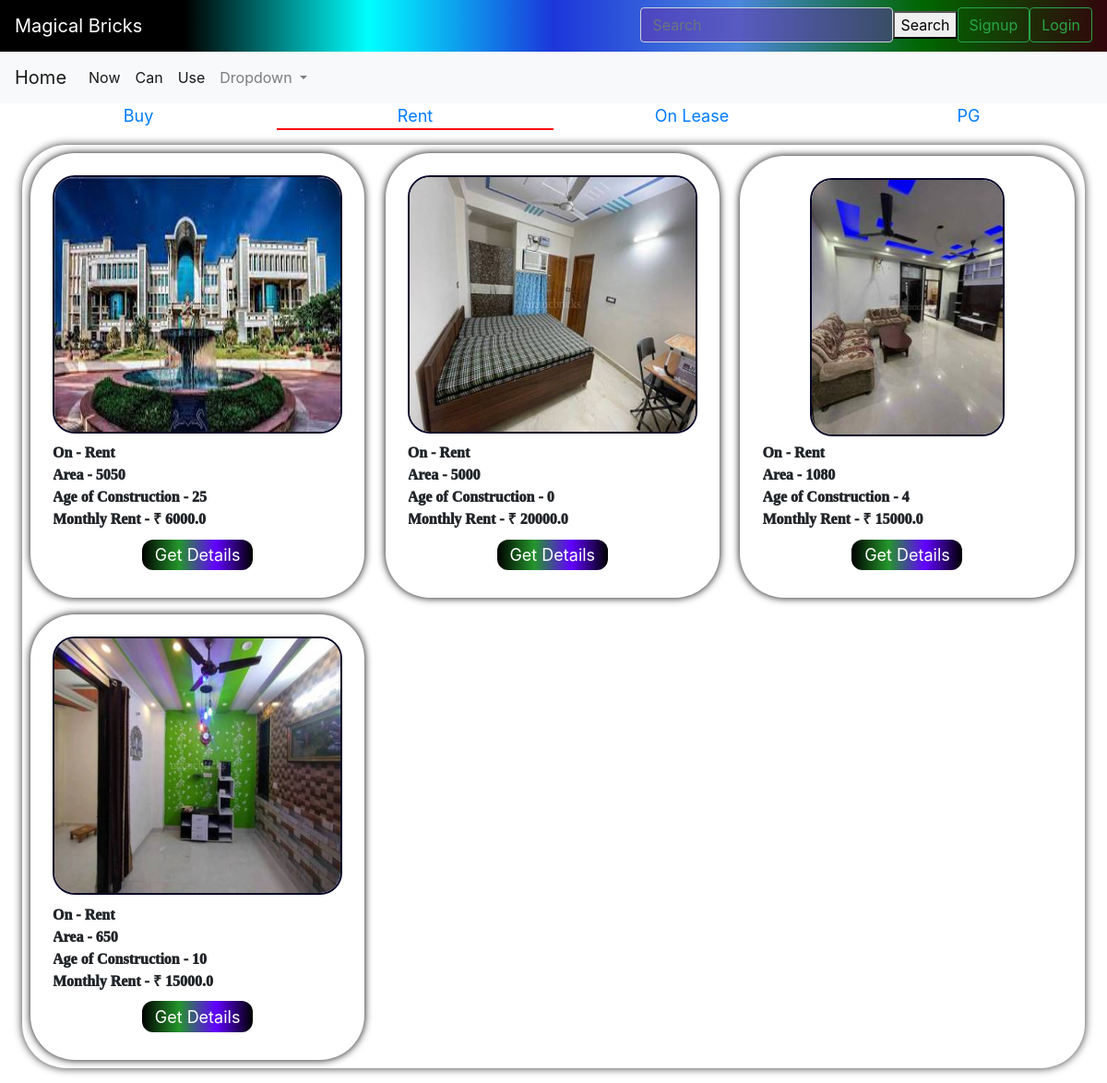
Page /properties?category=3 on the earlier database version.
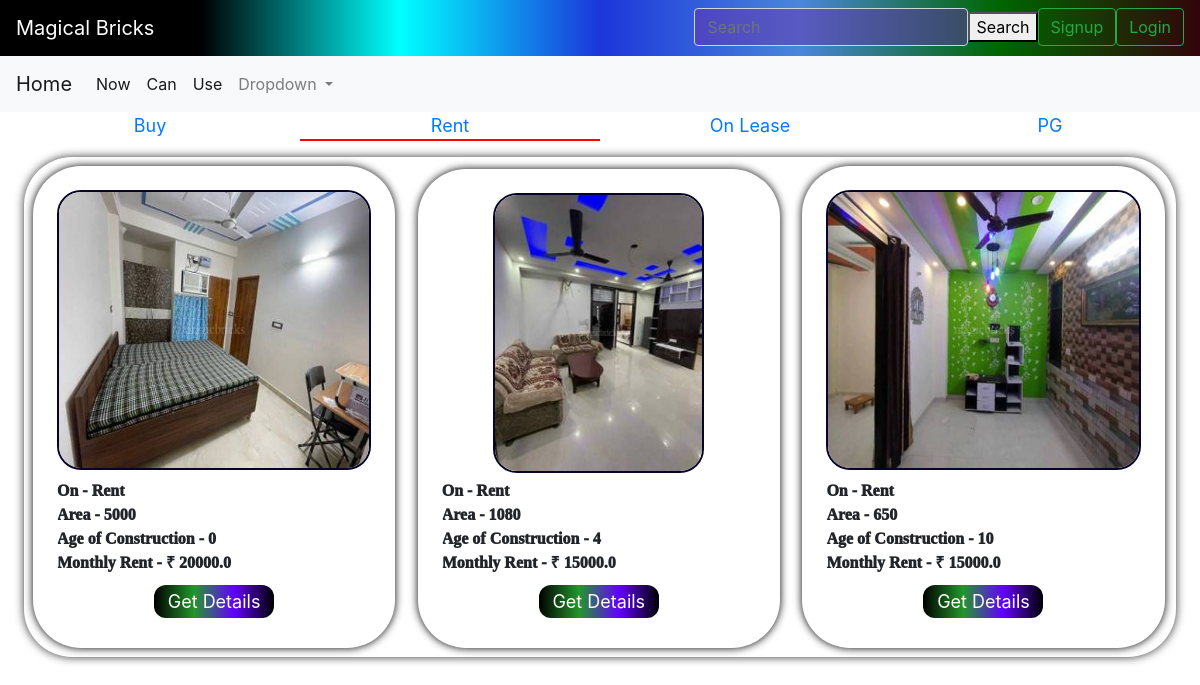
Same page on the later database version.
### bricks/models.py (models this page shows, shortened)
class category(models.Model):
    cat=models.CharField(max_length=50)
    def __str__(self) :
        return self.cat

class built(models.Model):
    name=models.CharField(max_length=500,blank=False,null=True,default=None)
    owner_phone=models.IntegerField(null=True, blank=False)
    owner_name=models.CharField(max_length=500,blank=False,null=True,default=None)
    owner_mail=models.EmailField(max_length=500,blank=False,null=True)
    cat=models.ForeignKey("category", null=True , on_delete=models.CASCADE, default=None)
    area=models.IntegerField()
    floors=models.IntegerField()
    status=models.CharField(max_length=50,choices=st)
    faces=models.CharField(choices=direction, max_length=50, blank=False)
    p_type=models.CharField(max_length=10, default="Built")
    furnished_status=models.CharField(max_length=50,choices=state, blank=False, null=True)
    type_of_ownership=models.CharField(max_length=50,choices=too)
    price=models.FloatField(default=0,null=True)
    age=models.IntegerField()
    address=models.CharField(max_length=200, blank= False, default=None, null=True, unique=True)
    image=models.ImageField(upload_to='images/')

### bricks/views.py (the view)
# urls.py: path('properties',views.properties,name='properties'),
def properties(request):
    x=request.GET.get('category')
    obj=get_object_or_404(category, pk=x)
    p=land.objects.filter(cat__cat=obj.cat)
    q=built.objects.filter(cat__cat=obj.cat)
    y=category.objects.all()
    print(p.count())
    return render(request,'bricks/properties.html',{"obj":p,"obj2":q,"y":y,"current_cat":obj.cat})

### bricks/templates/bricks/properties.html (shortened to what this page needs)
<!DOCTYPE html>
<html lang="en">
<head>
  {% load static %}
  <link rel="stylesheet" href="{% static 'bricks/style_properties.css' %}" />
</head>
<body>
  {% include "bricks/navbar.html" %}
  <div class="main">
    {% if y %} {% for x in y %}
    <a href="{% url 'properties' %}?category={{x.id}}" id="cat">
      {% if current_cat %}
      {% if current_cat == x.cat %}
      <div class="heading" style="border-bottom: 0.2vw solid red;">{{x.cat}}</div>
      {% else %}
      <div class="heading">{{x.cat}}</div>
      {% endif %}
      {% else %}
      <div class="heading">{{x.cat}}</div>
      {% endif %}
    </a>
    {% endfor %} {% endif %}
  </div>
  <div class="properties" >
    {% if obj2 %}
    {% for y in obj2 %}
    <div  class="property">
      <div class="imgs"><img  src="{{y.image.url}}" alt=""></div>
      <div class="info_items">On - {{y.cat}}</div>
      <div class="info_items">Area - {{y.area}}</div>
      <div class="info_items">Age of Construction - {{y.age}}</div>
      {% if y.cat.cat == "Rent" or y.cat.cat == "PG" %}
      <div class="info_items">Monthly Rent - &#8377 {{y.price}}</div>
      {% else %}
      <div class="info_items">Price - &#8377 {{y.price}}</div>
      {% endif %}
      <a href="{% url 'property_details' y.id %}?p_type={{y.p_type}}" id="details_button">
        <div id="details_button">
          Get Details
        </div>
      </a>
    </div>
    {% endfor %}
    {% endif %}
  </div>
</body>
</html>

Differences in the rows shown:
removed built: image (picture), cat "Rent", area "5050", age "25", price "6000.0"
